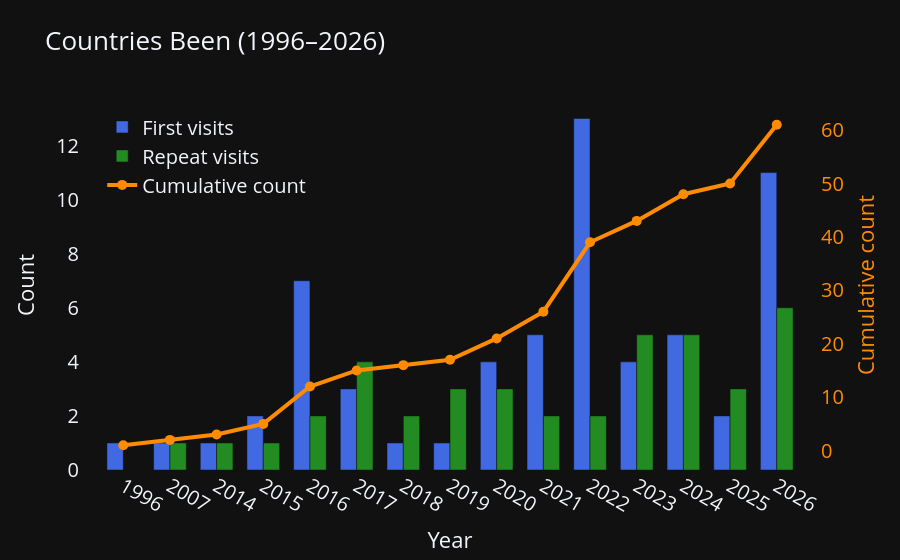

Notebook code for this chart:
### Code cell
df_verbose = pd.read_excel('../data/trips_verbose.xlsx', skiprows=1)

# Split into been vs planned relative to today (straddling trips classified by larger portion)
df_verbose_been, df_verbose_planned = split_been_planned(df_verbose, today=TODAY)

df = transform_verbose_to_calendar(df_verbose_been, save=False)
df = df[df['country'] != 'All']

if len(df_verbose_planned) > 0:
    df_planned = transform_verbose_to_calendar(df_verbose_planned, save=False)
    df_planned = df_planned[df_planned['country'] != 'All']
else:
    df_planned = None

plot_bar_time_series(
    df, 
    select_type='travel', 
    time_period='year', 
    title='Countries Been', 
    save_path='../attachments/bar_time_series.html',
    #save_path=None
    )

### Figure 1 — Plotly figure (JSON) as saved in the notebook; plotly's stock layout.template omitted (floating-point values rounded to 4 significant figures)
{"data": [{"customdata": ["1. China", "1. Singapore", "1. Hong Kong", "1. Türkiye<br>2. United States", "1. Canada<br>2. Colombia<br>3. Cuba<br>4. Dominican Republic<br>5. Ecuador<br>6. Mexico<br>7. Russian Federation", "1. Chile<br>2. Japan<br>3. Peru", "1. United Kingdom", "1. Tunisia", "1. Belarus<br>2. Italy<br>3. Sweden<br>4. Vatican City State (Holy See)", "1. Austria<br>2. Denmark<br>3. Germany<br>4. Greece<br>5. Serbia", "1. Armenia<br>2. Azerbaijan<br>3. Belgium<br>4. Georgia<br>5. Latvia<br>6. Lithuania<br>7. Netherlands<br>8. Norway<br>9. Poland<br>10. Portugal<br>11. Romania<br>12. Switzerland<br>13. United Arab Emirates", "1. Bulgaria<br>2. Estonia<br>3. Finland<br>4. France", "1. Malta<br>2. Qatar<br>3. Slovakia<br>4. South Africa<br>5. Spain", "1. Malaysia<br>2. Thailand", "1. Albania<br>2. Bosnia and Herzegovina<br>3. Croatia<br>4. Czechia<br>5. Hungary<br>6. Luxembourg<br>7. Monaco<br>8. Montenegro<br>9. Morocco<br>10. North Macedonia<br>11. Slovenia"], "hovertemplate": "%{customdata}<extra></extra>", "marker": {"color": "royalblue"}, "name": "First visits", "offsetgroup": "0", "type": "bar", "x": ["1996", "2007", "2014", "2015", "2016", "2017", "2018", "2019", "2020", "2021", "2022", "2023", "2024", "2025", "2026"], "y": [1.0, 1.0, 1.0, 2.0, 7.0, 3.0, 1.0, 1.0, 4.0, 5.0, 13.0, 4.0, 5.0, 2.0, 11.0]}, {"customdata": [null, "1. China", "1. China", "1. China", "1. China<br>2. United States", "1. Canada<br>2. China<br>3. Mexico<br>4. United States", "1. Canada<br>2. United States", "1. China<br>2. Russian Federation<br>3. United Kingdom", "1. China<br>2. Türkiye<br>3. United Kingdom", "1. Sweden<br>2. Türkiye", "1. Denmark<br>2. Sweden", "1. Belgium<br>2. Denmark<br>3. Latvia<br>4. Norway<br>5. Sweden", "1. Austria<br>2. Bulgaria<br>3. Italy<br>4. Sweden<br>5. Switzerland", "1. China<br>2. Qatar<br>3. Sweden", "1. Austria<br>2. Bulgaria<br>3. France<br>4. Germany<br>5. Spain<br>6. Sweden"], "hovertemplate": "%{customdata}<extra></extra>", "marker": {"color": "forestgreen"}, "name": "Repeat visits", "offsetgroup": "1", "type": "bar", "x": ["1996", "2007", "2014", "2015", "2016", "2017", "2018", "2019", "2020", "2021", "2022", "2023", "2024", "2025", "2026"], "y": [0.0, 1.0, 1.0, 1.0, 2.0, 4.0, 2.0, 3.0, 3.0, 2.0, 2.0, 5.0, 5.0, 3.0, 6.0]}, {"hovertemplate": "Year: %{x}<br>Cumulative: %{y}<extra></extra>", "line": {"color": "darkorange", "width": 4}, "marker": {"color": "darkorange", "size": 10}, "mode": "lines+markers", "name": "Cumulative count", "type": "scatter", "x": ["1996", "2007", "2014", "2015", "2016", "2017", "2018", "2019", "2020", "2021", "2022", "2023", "2024", "2025", "2026"], "y": [1.0, 2.0, 3.0, 5.0, 12.0, 15.0, 16.0, 17.0, 21.0, 26.0, 39.0, 43.0, 48.0, 50.0, 61.0], "yaxis": "y2"}], "layout": {"bargap": 0.3, "barmode": "group", "font": {"size": 20}, "hoverlabel": {"font": {"size": 20}}, "legend": {"font": {"size": 20}, "x": 0.03, "y": 0.98}, "title": {"font": {"size": 26}, "text": "Countries Been (1996–2026)"}, "xaxis": {"showgrid": false, "tickfont": {"size": 20}, "title": {"font": {"size": 22}, "text": "Year"}, "zeroline": false}, "yaxis": {"showgrid": false, "tickfont": {"size": 20}, "title": {"font": {"size": 22}, "text": "Count"}, "zeroline": false}, "yaxis2": {"overlaying": "y", "showgrid": false, "side": "right", "tickfont": {"color": "darkorange", "size": 20}, "title": {"font": {"color": "darkorange", "size": 22}, "text": "Cumulative count"}, "zeroline": false}}}
